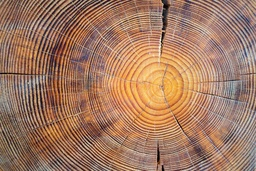
#> input picture class_exercises/external_examples/cut_tree.jpg, 256 x 171 px, shrunk from 1600 x 1067 before the run
$ python de.py ../../class_exercises/external_examples/cut_tree.jpg 5
#> lines starting #> are read from the running program, lines starting #| are printed output that depends on the picture
from PIL import Image
import random
import numpy as np
import math
from math import *
from sys import argv
import numpy

#mascaras
mascarax = ([-1,0,1],[-2,0,2],[-1,0,1])
mascaray = ([1,2,1],[0,0,0],[-1,-2,-1])

def mascara(image):
    img,g_x,g_y,minimo,maximo,borde=aplica_m(mascarax,mascaray,image)
    return img,g_x,g_y,minimo,maximo,borde

def aplica_m(mascarax,mascaray,image):
    imagen_o = image.load()
    x, y = image.size
    matriz=len(mascarax[0])
    borde = np.empty((x, y))
    g_x = numpy.empty((x, y))
    g_y = numpy.empty((x, y))
    minimo = 255
    maximo = 0
    for l in range(x):
        for k in range(y):
            sumax = 0.0
            sumay = 0.0
            for i in range(matriz):
                for j in range(matriz):
                    try:
                        sumax +=(imagen_o[l+i,k+j][0]*mascarax[i][j])
                        sumay +=(imagen_o[l+i,k+j][0]*mascaray[i][j])

                    except:
                        pass
            grad = math.sqrt(pow(sumax,2)+pow(sumay,2))
            borde[l,k]=grad
            g_x[l,k]=sumax
            g_y[l,k]=sumay
            grad = int(grad)
            imagen_o[l,k] = (grad,grad,grad)
            c = grad
            if c < minimo:
                minimo = c
            if  c > maximo:
                maximo = c
    return image,g_x,g_y,minimo,maximo,borde

def imagen(img):
	image = hacer_difusa(img)
	image,g_x,g_y,minimo,maximo,borde = mascara(image)
	img=im_normal(image,minimo,maximo,borde)
	img.save('normalizada.png')
	im_bin,tomap = b_n(img)
	img.save('binariza.png')
	return im_bin,g_x,g_y,minimo,maximo,borde,tomap


def im_normal(image,minimo,maximo,borde):
    imagen_n = image.load()
    dif = maximo-minimo
    todos = 255.0/dif
    x,y = image.size
    for i in range(x):
        for j in range(y):
            pixel =int(floor((borde[i,j]-minimo)*todos))
            imagen_n[i,j]=(pixel,pixel,pixel);
        return image

def b_n(img):
    imagen_bin = img.load()
    x,y = img.size
    tomap = numpy.empty((x, y))
    #minimo = 60
    minimo = int(argv[2])
    for i in range(x):
        for j in range(y):
            if imagen_bin[i,j][1] < minimo:
                p=0
            else:
                p= 255
            imagen_bin[i,j]=(p,p,p)
            tomap[i,j]= p
    return img,tomap


def escala(image):
    image = Image.open(image)
    imagen_e = image.load()
    x,y = image.size
    tomap = numpy.empty((x, y))
    for i in range(x):
        for j in range(y):
            (r,g,b) = image.getpixel((i,j))
            esc = (r+g+b)/3
            imagen_e[i,j] = (int(esc),int(esc),int(esc))
            tomap[i,j] = int(esc)
    a = image.save('escala.png')
    return image,tomap


def hacer_difusa(image):
    image,tomap = escala(image)
#> in escala, image is the input picture: PIL image 256x171 RGB; mean R, G, B 162.8, 122.2, 98.5
#> after the loop in escala, `for i in range(x):`:
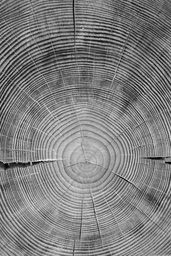
#> tomap: shape (256, 171) float64; min 2, max 240, mean 127.5
    imagen_fil = image.load()
    x, y =image.size
    pix = [-1,0,1]
    for i in range(x):
        for j in range(y):
            prom_v = pix_v(i,j,pix,tomap)
            imagen_fil[i,j] = (prom_v,prom_v,prom_v)
    return image


def pix_v(i,j,pix,tomap):
    promedio = 0
    m  = 0
    for l in pix:
        for k in pix:
            a = i+l
            b = j+k
            try:
                if tomap[a,b] and (l!=a and k!=b):
                    promedio += tomap[a,b]
                    m +=1
            except IndexError:
                pass
            try:
                promedio=int(promedio/m)
                return promedio
            except ZeroDivisionError:
                return 0

def es_pixel(i,j,pix,tomap,x,y):
    selec_pix=[]
    for l in pix:
        for k in pix:
            a = i+l
            b = j+k
            try:
                if a >= 0 and a < x and b >= 0 and b < y:
                  selec_pix.append(tomap[a,b])
            except IndexError:
                pass

    return selec_pix

def borde_del(image,tomap): #morfologias erosion
	imagen_d = image.load()
	x, y =image.size
	tomap_2 = numpy.empty((x, y))
	pix = [-1,0,1]
	for i in range(x):
		for j in range(y):
			borde_min = es_pixel(i,j,pix,tomap,x,y)
			borde_min = int(min(borde_min))
			tomap_2[i,j] = borde_min
			imagen_d[i,j] = (borde_min,borde_min,borde_min)
	image.save('delgado.png')
	return image,tomap_2

def borde_gr(image,tomap): #morfologias dilatacion
	imagen_g = image.load()
	x, y =image.size
	pix = [-1,0,1]
	for i in range(x):
		for j in range(y):
			borde_max = es_pixel(i,j,pix,tomap,x,y)
			borde_max = int(max(borde_max))
			imagen_g[i,j] = (borde_max,borde_max,borde_max)
	image.save('grueso.png')
	return image


def main():
    #mascarax = ([-1,0,1],[-2,0,2],[-1,0,1])
    #mascaray = ([1,2,1],[0,0,0],[-1,-2,-1])
    imagen_f,g_x,g_y,minimo,maximo,borde,tomap=imagen(argv[1])
#> after the loop in aplica_m, `for l in range(x):`:
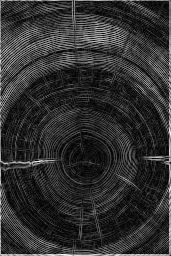
#> borde: shape (256, 171) float64; min 0, max 814.3, mean 153.8; drawn with min black and max white
#> after the loop in aplica_m, `for l in range(x):`:
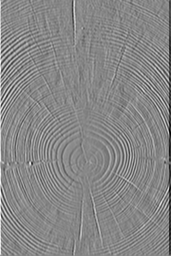
#> g_x: shape (256, 171) float64; min -807, max 710, mean -2.6; drawn with min black and max white
#> after the loop in aplica_m, `for l in range(x):`:
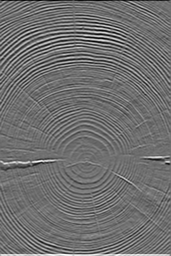
#> g_y: shape (256, 171) float64; min -626, max 803, mean 1.8; drawn with min black and max white
#> in mascara, `img,g_x,g_y,minimo,maximo,borde=aplica_m(mascarax,mascaray,image)`:
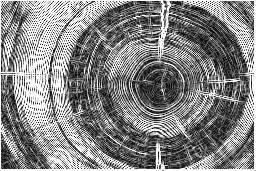
#> img: PIL image 256x171 RGB; min 0, max 255, mean 132.8
#> after the loop in b_n, `for i in range(x):`:
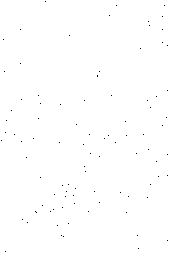
#> tomap: shape (256, 171) float64; 99.8% white; black in thin lines or dots
#> in imagen, `im_bin,tomap = b_n(img)`: im_bin: PIL image 256x171 RGB; 99.8% white; black in thin lines or dots
    erosion,tomap=borde_del(imagen_f,tomap)
#> after the loop in borde_del, `for i in range(x):`: tomap_2: shape (256, 171) float64; 98.1% white; black in thin lines or dots
#> in borde_del, `image.save('delgado.png')`:
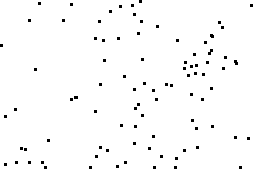
#> saved as delgado.png: PIL image 256x171 RGB; 98.1% white; black in thin lines or dots
    image=borde_gr(erosion,tomap)


if __name__ == "__main__":
    main()
